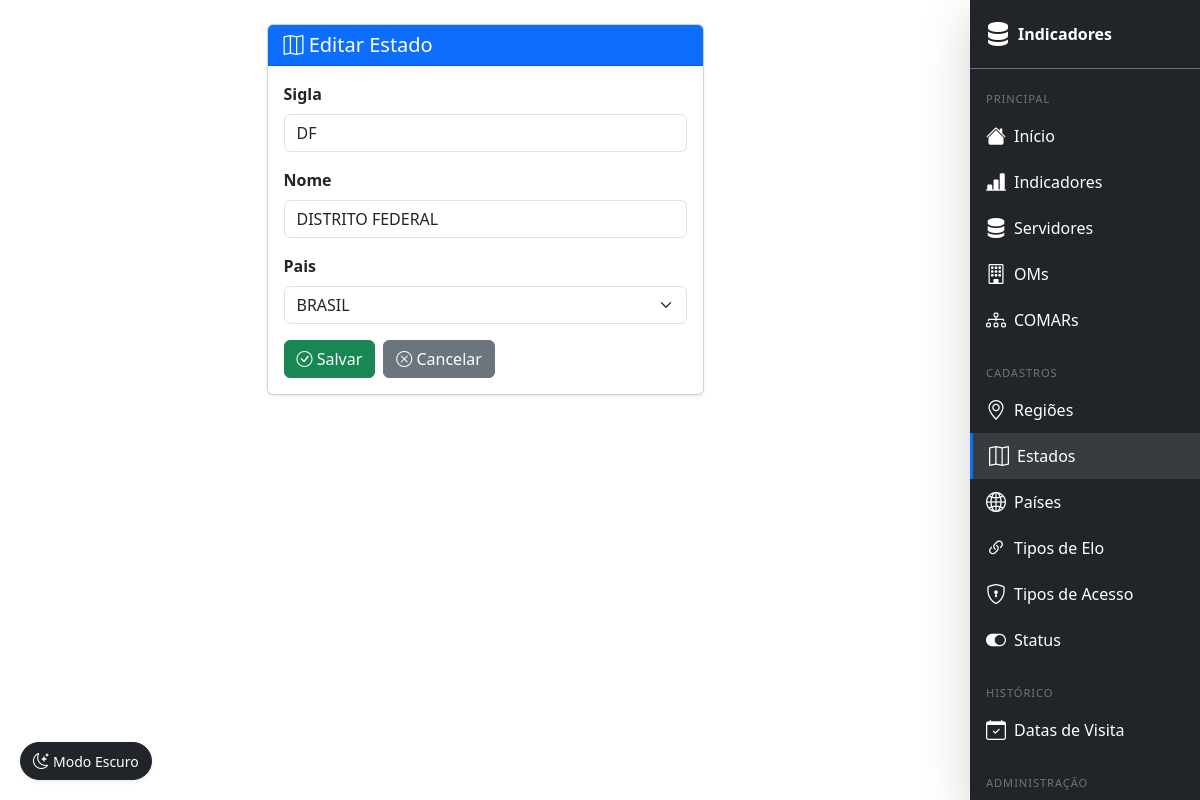
Screenshot of /estado/DF/editar/ (signed in) with the database file from the repository.
### indicadores/models.py (models this page shows, shortened)
class Estado(models.Model):
    sigla = models.CharField(max_length=5, primary_key=True)
    nome = models.CharField(max_length=100)
    pais = models.ForeignKey(Pais, on_delete=models.CASCADE)

### indicadores/views/views_estado.py (the view)
# urls.py: path('estado/<str:pk>/editar/',       lr(views.estado_update), name='estado_update'),
def estado_update(request, pk):
    obj = get_object_or_404(Estado, pk=pk)
    form = EstadoForm(request.POST or None, instance=obj)
    if form.is_valid():
        form.save()
        messages.success(request, 'Estado atualizado.')
        return redirect('ind:estado_list')
    return render(request, 'estado/form.html', {'form': form, 'titulo': 'Editar Estado'})

### indicadores/forms.py (shortened to what this page needs)
class EstadoForm(forms.ModelForm):
    class Meta:
        model = Estado
        fields = ['sigla', 'nome', 'pais']
        widgets = {
            'sigla': forms.TextInput(attrs=_WIDGET_ATTRS),
            'nome': forms.TextInput(attrs=_WIDGET_ATTRS),
            'pais': forms.Select(attrs=_SELECT_ATTRS),
        }

### indicadores/models.py (called while the page is built)
    def __str__(self):
        return self.nome

### templates/estado/form.html (shortened to what this page needs)
{% extends 'base.html' %}
{% block content %}
<div class="container mt-4">
    <div class="row justify-content-center">
        <div class="col-md-6">
            <div class="card shadow-sm">
                <div class="card-header bg-primary text-white">
                    <h5 class="mb-0"><i class="bi bi-map"></i> {{ titulo }}</h5>
                </div>
                <div class="card-body">
                    <form method="post">
                        {% for field in form %}
                        <div class="mb-3">
                            <label class="form-label fw-semibold">{{ field.label }}</label>
                            {{ field }}
                        </div>
                        {% endfor %}
                        <div class="d-flex gap-2">
                            <button type="submit" class="btn btn-success"><i class="bi bi-check-circle"></i> Salvar</button>
                            <a href="{% url 'ind:estado_list' %}" class="btn btn-secondary"><i class="bi bi-x-circle"></i> Cancelar</a>
                        </div>
                    </form>
                </div>
            </div>
        </div>
    </div>
</div>
{% endblock %}

### templates/base.html (style rules this page uses)
@media (min-width: 992px) { body { padding-right: 230px; } }

### rows the page displays
Estado: form "DF" "DISTRITO FEDERAL" "BRASIL"

### other values shown
{{ titulo }} "Editar Estado"
{{ field.label }} "Sigla" "Nome" "Pais"
